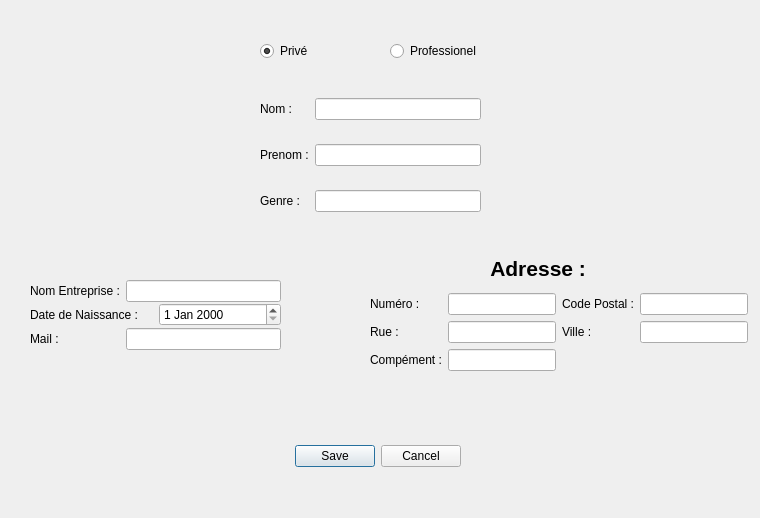
<?xml version="1.0" encoding="UTF-8"?>
<ui version="4.0">
 <class>Dialog</class>
 <widget class="QDialog" name="Dialog">
  <property name="geometry">
   <rect>
    <x>0</x>
    <y>0</y>
    <width>760</width>
    <height>518</height>
   </rect>
  </property>
  <property name="windowTitle">
   <string>Dialog</string>
  </property>
  <widget class="QDialogButtonBox" name="buttonBox">
   <property name="geometry">
    <rect>
     <x>120</x>
     <y>440</y>
     <width>341</width>
     <height>32</height>
    </rect>
   </property>
   <property name="orientation">
    <enum>Qt::Horizontal</enum>
   </property>
   <property name="standardButtons">
    <set>QDialogButtonBox::Cancel|QDialogButtonBox::Save</set>
   </property>
  </widget>
  <widget class="QRadioButton" name="rbPrive">
   <property name="geometry">
    <rect>
     <x>260</x>
     <y>40</y>
     <width>91</width>
     <height>22</height>
    </rect>
   </property>
   <property name="text">
    <string>Privé</string>
   </property>
   <property name="checked">
    <bool>true</bool>
   </property>
  </widget>
  <widget class="QRadioButton" name="rbPro">
   <property name="geometry">
    <rect>
     <x>390</x>
     <y>40</y>
     <width>91</width>
     <height>22</height>
    </rect>
   </property>
   <property name="text">
    <string>Professionel</string>
   </property>
  </widget>
  <widget class="QWidget" name="layoutWidget">
   <property name="geometry">
    <rect>
     <x>260</x>
     <y>80</y>
     <width>221</width>
     <height>151</height>
    </rect>
   </property>
   <layout class="QGridLayout" name="gridLayout">
    <item row="0" column="0">
     <widget class="QLabel" name="lblNom">
      <property name="text">
       <string>Nom :</string>
      </property>
     </widget>
    </item>
    <item row="0" column="1">
     <widget class="QLineEdit" name="lineEdit"/>
    </item>
    <item row="1" column="0">
     <widget class="QLabel" name="lblPrenom">
      <property name="text">
       <string>Prenom :</string>
      </property>
     </widget>
    </item>
    <item row="1" column="1">
     <widget class="QLineEdit" name="lineEdit_2"/>
    </item>
    <item row="2" column="0">
     <widget class="QLabel" name="lblGenre">
      <property name="text">
       <string>Genre :</string>
      </property>
     </widget>
    </item>
    <item row="2" column="1">
     <widget class="QLineEdit" name="lineEdit_3"/>
    </item>
   </layout>
  </widget>
  <widget class="QWidget" name="">
   <property name="geometry">
    <rect>
     <x>30</x>
     <y>270</y>
     <width>251</width>
     <height>89</height>
    </rect>
   </property>
   <layout class="QGridLayout" name="gridPrive">
    <item row="0" column="1">
     <widget class="QDateEdit" name="dateNaissance"/>
    </item>
    <item row="0" column="0">
     <widget class="QLabel" name="lblDate">
      <property name="text">
       <string>Date de Naissance :</string>
      </property>
     </widget>
    </item>
   </layout>
  </widget>
  <widget class="QWidget" name="">
   <property name="geometry">
    <rect>
     <x>30</x>
     <y>260</y>
     <width>251</width>
     <height>111</height>
    </rect>
   </property>
   <layout class="QGridLayout" name="gridPro">
    <item row="0" column="0">
     <widget class="QLabel" name="lblNomE">
      <property name="text">
       <string>Nom Entreprise :</string>
      </property>
     </widget>
    </item>
    <item row="0" column="1">
     <widget class="QLineEdit" name="leNemE"/>
    </item>
    <item row="1" column="0">
     <widget class="QLabel" name="lblMail">
      <property name="text">
       <string>Mail : </string>
      </property>
     </widget>
    </item>
    <item row="1" column="1">
     <widget class="QLineEdit" name="leMail"/>
    </item>
   </layout>
  </widget>
  <widget class="QWidget" name="">
   <property name="geometry">
    <rect>
     <x>370</x>
     <y>250</y>
     <width>378</width>
     <height>121</height>
    </rect>
   </property>
   <layout class="QGridLayout" name="gridAdresse">
    <item row="2" column="0">
     <widget class="QLabel" name="lblRue">
      <property name="text">
       <string>Rue :</string>
      </property>
     </widget>
    </item>
    <item row="3" column="0" colspan="2">
     <widget class="QLabel" name="lblComp">
      <property name="text">
       <string>Compément :</string>
      </property>
     </widget>
    </item>
    <item row="3" column="2">
     <widget class="QLineEdit" name="leCom"/>
    </item>
    <item row="1" column="5">
     <widget class="QLineEdit" name="leCP"/>
    </item>
    <item row="0" column="2" colspan="3">
     <widget class="QLabel" name="lblAdresse">
      <property name="font">
       <font>
        <pointsize>16</pointsize>
        <bold>true</bold>
       </font>
      </property>
      <property name="styleSheet">
       <string notr="true">color : black;</string>
      </property>
      <property name="text">
       <string>Adresse : </string>
      </property>
      <property name="alignment">
       <set>Qt::AlignCenter</set>
      </property>
     </widget>
    </item>
    <item row="1" column="0">
     <widget class="QLabel" name="lblNum">
      <property name="text">
       <string>Numéro :</string>
      </property>
     </widget>
    </item>
    <item row="1" column="3" colspan="2">
     <widget class="QLabel" name="lblCp">
      <property name="text">
       <string>Code Postal :</string>
      </property>
     </widget>
    </item>
    <item row="2" column="5">
     <widget class="QLineEdit" name="leVille"/>
    </item>
    <item row="2" column="3" colspan="2">
     <widget class="QLabel" name="lblVille">
      <property name="text">
       <string>Ville :</string>
      </property>
     </widget>
    </item>
    <item row="2" column="2">
     <widget class="QLineEdit" name="leRue"/>
    </item>
    <item row="1" column="2">
     <widget class="QLineEdit" name="leNum"/>
    </item>
   </layout>
  </widget>
 </widget>
 <resources/>
 <connections>
  <connection>
   <sender>buttonBox</sender>
   <signal>accepted()</signal>
   <receiver>Dialog</receiver>
   <slot>accept()</slot>
   <hints>
    <hint type="sourcelabel">
     <x>248</x>
     <y>254</y>
    </hint>
    <hint type="destinationlabel">
     <x>157</x>
     <y>274</y>
    </hint>
   </hints>
  </connection>
  <connection>
   <sender>buttonBox</sender>
   <signal>rejected()</signal>
   <receiver>Dialog</receiver>
   <slot>reject()</slot>
   <hints>
    <hint type="sourcelabel">
     <x>316</x>
     <y>260</y>
    </hint>
    <hint type="destinationlabel">
     <x>286</x>
     <y>274</y>
    </hint>
   </hints>
  </connection>
 </connections>
</ui>
